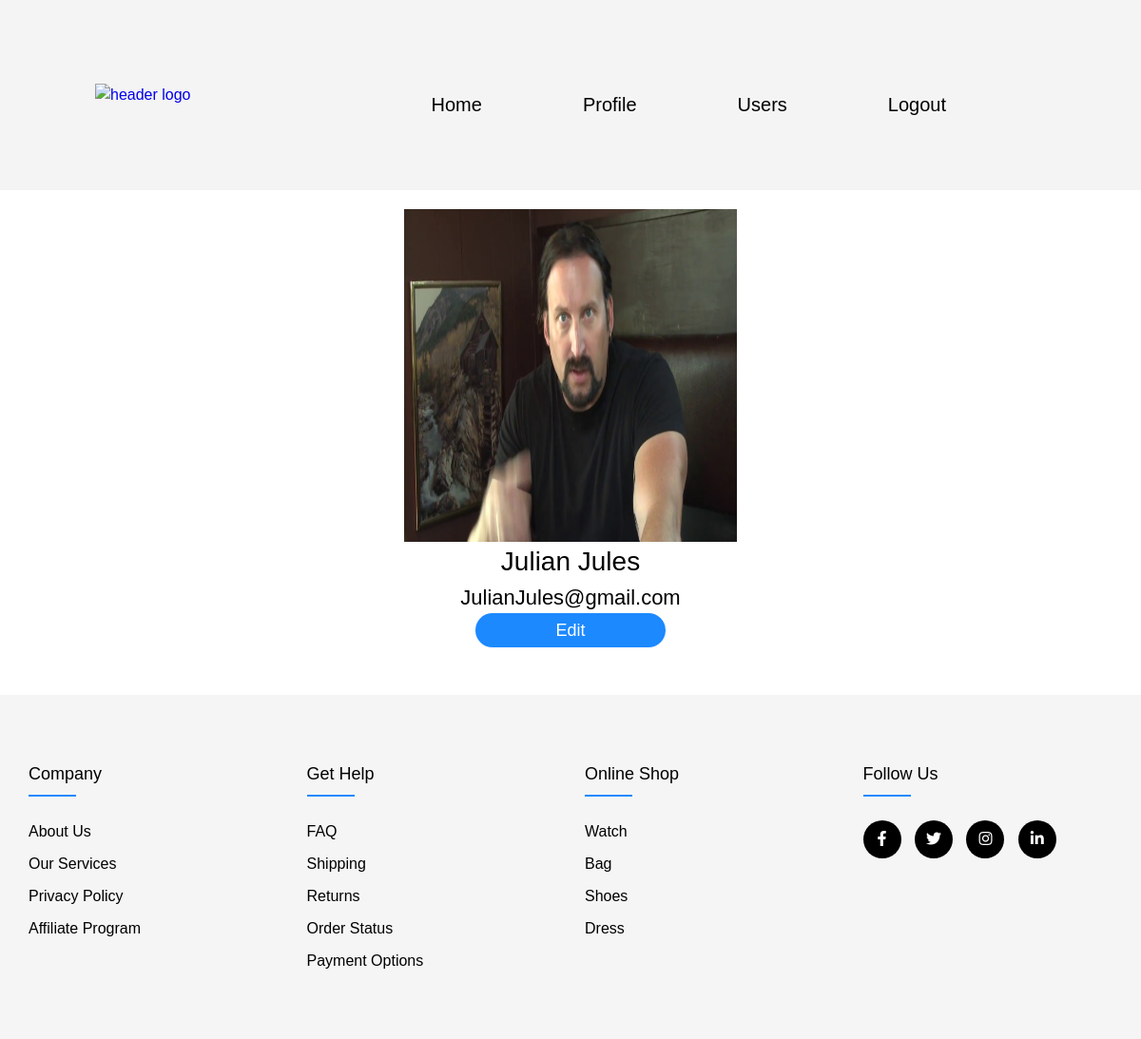
The app's page /profile.php (signed in) with its own data.
### tables this page shows
CREATE TABLE accounts(
                         id int(11) NOT NULL AUTO_INCREMENT,
                         fname varchar(255) NOT NULL,
                         lname varchar(255) NOT NULL,
                         email varchar(255) NOT NULL,
                         password varchar(255) NOT NULL,
                         image VARCHAR(255),
                         PRIMARY KEY (id)
);

### database.php (the view, shortened to what this page needs)
<?php
class Database{
    private $dbServerName = "localhost";
    private $dbUsername = "root";
    private $dbPassword = "";
    private $dbDatabase = "finalproject";
    private $dbPort = 4306;
    public $con;
    public function connect(){
        $this->con = new mysqli($this->dbServerName, $this->dbUsername, $this->dbPassword, $this->dbDatabase, $this->dbPort);
        if(mysqli_connect_error()){
        trigger_error("Failed to connect: " . mysqli_connect_error());
        }else{
            return $this->con;
        }
    }
                        ?>
                <?php
    public function getAccountCredentials($credential){
        $id = $_SESSION['id'];
        $query = "SELECT * FROM accounts WHERE id = '$id'";
        $result = $this->con->query($query);
        $result = $result->fetch_assoc();
        $returnValue = $result[$credential];
        return $returnValue;
    }
                ?>
                <?php
    public function profileMP(){
        if ($this->getAccountCredentials('image') != '') {
            ?>
            <img src="<?php echo $this->getAccountCredentials('image'); ?>" alt="profile picture"><?php
        } else { ?>
        <img src="./img/empty-profile.jpeg" alt="profile picture">
            <?php } ?>
        <div>
            <p><?php echo $this->getAccountCredentials('fname') . " " . $this->getAccountCredentials('lname'); ?></p>
        </div>
        <p><?php echo $this->getAccountCredentials('email'); ?></p>
        <form method="POST">
            <input type="submit" name="editProfile" value="Edit">
            <?php
    }
}
?>

### css/style.css (style rules this page uses)
input { position: relative; display: block; width: 200px; height: 36px; border-radius: 18px; background-color: #1c89ff; border: solid 1px transparent; color: #fff; font-size: 18px; font-weight: 300; cursor: pointer; transition: all .1s ease-in-out; }
body { line-height: 1.5; font-family: 'Poppins', sans-serif; }
* { margin:0; padding:0; box-sizing: border-box; }
body { margin: 0px; }
.profile > img { width: 350px; height: 350px; }
.profile > div > p { font-size: 28px; margin: 0px; }
.profile > p { font-size: 22px; }
body { font-family: sans-serif; }

### records on screen
accounts: image (picture), fname "Julian", lname "Jules", email "JulianJules@gmail.com"
